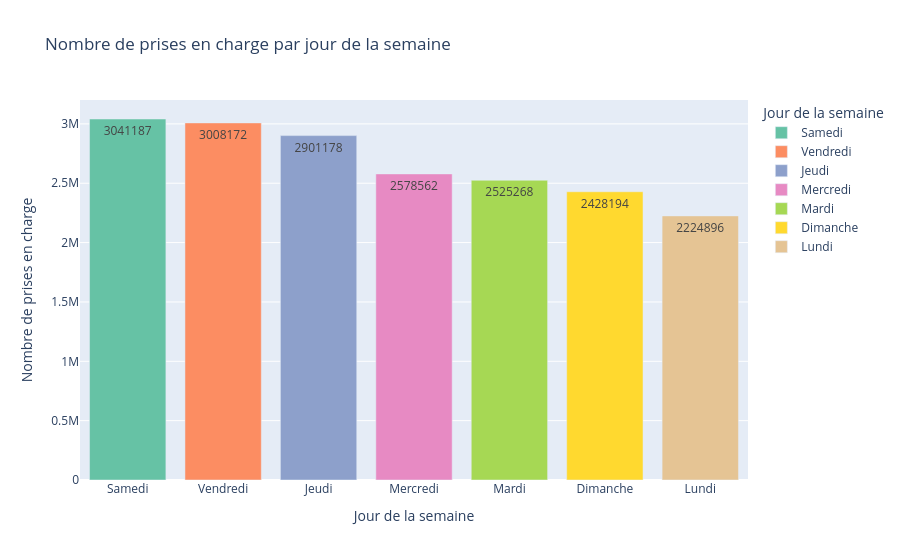

Notebook code cell kept with this figure:
### Code cell
fig = px.bar(
    weekday_distrib,
    x="weekday",
    y="pickups",
    text="pickups",
    title="Nombre de prises en charge par jour de la semaine",
    labels={"weekday": "Jour de la semaine", "pickups": "Nombre de prises en charge"},
    color="weekday",
    color_discrete_sequence=px.colors.qualitative.Set2,
)
fig.show()

### Figure 1 — Plotly figure (JSON) as saved in the notebook; plotly's stock layout.template omitted (floating-point values rounded to 4 significant figures)
{"data": [{"hovertemplate": "Jour de la semaine=%{x}<br>Nombre de prises en charge=%{text}<extra></extra>", "legendgroup": "Samedi", "marker": {"color": "rgb(102,194,165)", "pattern": {"shape": ""}}, "name": "Samedi", "orientation": "v", "showlegend": true, "text": [3041000.0], "textposition": "auto", "type": "bar", "x": ["Samedi"], "xaxis": "x", "y": [3041187], "yaxis": "y"}, {"hovertemplate": "Jour de la semaine=%{x}<br>Nombre de prises en charge=%{text}<extra></extra>", "legendgroup": "Vendredi", "marker": {"color": "rgb(252,141,98)", "pattern": {"shape": ""}}, "name": "Vendredi", "orientation": "v", "showlegend": true, "text": [3008000.0], "textposition": "auto", "type": "bar", "x": ["Vendredi"], "xaxis": "x", "y": [3008172], "yaxis": "y"}, {"hovertemplate": "Jour de la semaine=%{x}<br>Nombre de prises en charge=%{text}<extra></extra>", "legendgroup": "Jeudi", "marker": {"color": "rgb(141,160,203)", "pattern": {"shape": ""}}, "name": "Jeudi", "orientation": "v", "showlegend": true, "text": [2901000.0], "textposition": "auto", "type": "bar", "x": ["Jeudi"], "xaxis": "x", "y": [2901178], "yaxis": "y"}, {"hovertemplate": "Jour de la semaine=%{x}<br>Nombre de prises en charge=%{text}<extra></extra>", "legendgroup": "Mercredi", "marker": {"color": "rgb(231,138,195)", "pattern": {"shape": ""}}, "name": "Mercredi", "orientation": "v", "showlegend": true, "text": [2579000.0], "textposition": "auto", "type": "bar", "x": ["Mercredi"], "xaxis": "x", "y": [2578562], "yaxis": "y"}, {"hovertemplate": "Jour de la semaine=%{x}<br>Nombre de prises en charge=%{text}<extra></extra>", "legendgroup": "Mardi", "marker": {"color": "rgb(166,216,84)", "pattern": {"shape": ""}}, "name": "Mardi", "orientation": "v", "showlegend": true, "text": [2525000.0], "textposition": "auto", "type": "bar", "x": ["Mardi"], "xaxis": "x", "y": [2525268], "yaxis": "y"}, {"hovertemplate": "Jour de la semaine=%{x}<br>Nombre de prises en charge=%{text}<extra></extra>", "legendgroup": "Dimanche", "marker": {"color": "rgb(255,217,47)", "pattern": {"shape": ""}}, "name": "Dimanche", "orientation": "v", "showlegend": true, "text": [2428000.0], "textposition": "auto", "type": "bar", "x": ["Dimanche"], "xaxis": "x", "y": [2428194], "yaxis": "y"}, {"hovertemplate": "Jour de la semaine=%{x}<br>Nombre de prises en charge=%{text}<extra></extra>", "legendgroup": "Lundi", "marker": {"color": "rgb(229,196,148)", "pattern": {"shape": ""}}, "name": "Lundi", "orientation": "v", "showlegend": true, "text": [2225000.0], "textposition": "auto", "type": "bar", "x": ["Lundi"], "xaxis": "x", "y": [2224896], "yaxis": "y"}], "layout": {"barmode": "relative", "legend": {"title": {"text": "Jour de la semaine"}, "tracegroupgap": 0}, "title": {"text": "Nombre de prises en charge par jour de la semaine"}, "xaxis": {"anchor": "y", "categoryarray": ["Samedi", "Vendredi", "Jeudi", "Mercredi", "Mardi", "Dimanche", "Lundi"], "categoryorder": "array", "domain": [0, 1], "title": {"text": "Jour de la semaine"}}, "yaxis": {"anchor": "x", "domain": [0, 1], "title": {"text": "Nombre de prises en charge"}}}}
